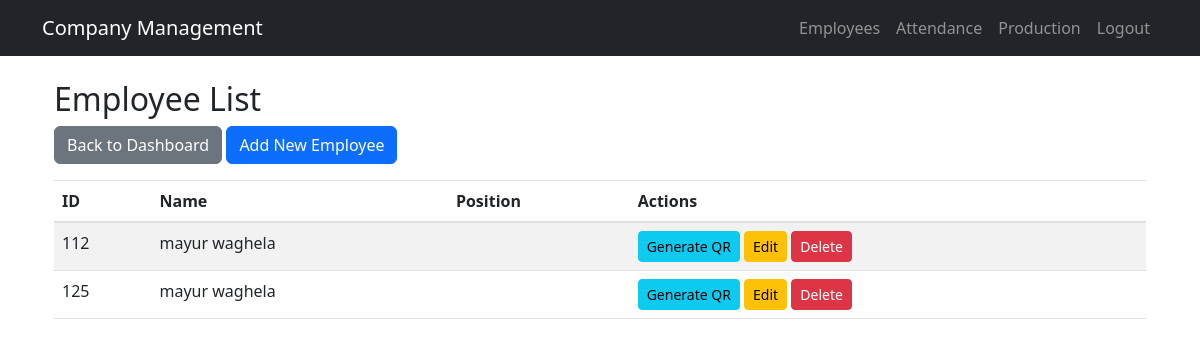
/employees/, run on an earlier commit of the app's database.
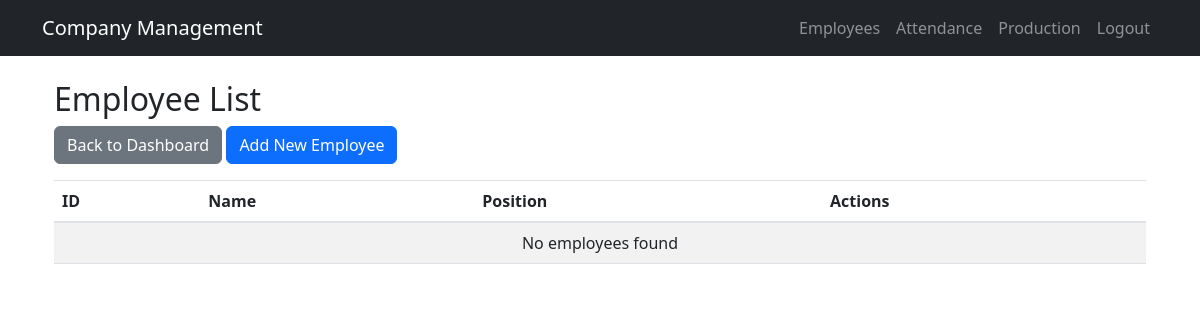
And on a later commit of the database.
### employees/models.py (models this page shows, shortened)
class Employee(models.Model):
    employee_id = models.CharField(max_length=20, unique=True)
    name = models.CharField(max_length=100)
    contact = models.CharField(max_length=100)
    qr_code = models.ImageField(upload_to='qrcodes/', blank=True)

### employees/views.py (the view)
# urls.py: path('', views.EmployeeListView.as_view(), name='employee-list'),
class EmployeeListView(ListView):
    model = Employee
    template_name = 'employees/employee_list.html'
    context_object_name = 'employees'

### templates/employees/employee_list.html
{% extends 'base.html' %}
{% load crispy_forms_tags %}
{% block content %}
<div class="container mt-4">
    <h2>Employee List</h2>
    <div class="mb-3">
        <a href="{% url 'dashboard' %}" class="btn btn-secondary">Back to Dashboard</a>
        <a href="{% url 'employee-create' %}" class="btn btn-primary">Add New Employee</a>
    </div>
    <table class="table table-striped">
        <thead>
            <tr>
                <th>ID</th>
                <th>Name</th>
                <th>Position</th>
                <th>Actions</th>
            </tr>
        </thead>
        <tbody>
            {% for employee in object_list %}
            <tr>
                <td>{{ employee.employee_id }}</td>
                <td>{{ employee.name }}</td>
                <td>{{ employee.position }}</td>
                <td>
                    <a href="{% url 'employee-qr' employee.pk %}" class="btn btn-info btn-sm">Generate QR</a>
                    <a href="{% url 'employee-update' employee.pk %}" class="btn btn-warning btn-sm">Edit</a>
                    <a href="{% url 'employee-delete' employee.pk %}" class="btn btn-danger btn-sm">Delete</a>
                </td>
            </tr>
            {% empty %}
            <tr>
                <td colspan="4" class="text-center">No employees found</td>
            </tr>
            {% endfor %}
        </tbody>
    </table>
</div>
{% endblock %}

### templates/base.html (shortened to what this page needs)
<!DOCTYPE html>
<html lang="en">
<head>
    <link rel="stylesheet" href="https://cdn.jsdelivr.net/npm/bootstrap@4.6.2/dist/css/bootstrap.min.css">
    <link href="https://cdn.jsdelivr.net/npm/bootstrap@5.3.0/dist/css/bootstrap.min.css" rel="stylesheet">
</head>
<body>
    <nav class="navbar navbar-expand-lg navbar-dark bg-dark">
        <div class="container">
            <a class="navbar-brand" href="{% url 'dashboard' %}">Company Management</a>
            <div class="navbar-nav">
                <a class="nav-link" href="{% url 'employee-list' %}">Employees</a>
                <a class="nav-link" href="{% url 'attendance-list' %}">Attendance</a>
                <a class="nav-link" href="{% url 'dashboard' %}">Production</a>
                <a class="nav-link" href="{% url 'logout' %}">Logout</a>
            </div>
        </div>
    </nav>
    <div class="container mt-4">
        {% block content %}{% endblock %}
    </div>
</body>
</html>

What changed in the data, as far as the page shows it:
removed Employee: employee_id "112", name "mayur waghela"
removed Employee: employee_id "125", name "mayur waghela"
Also different on the page:
text now shown: "No employees found"
